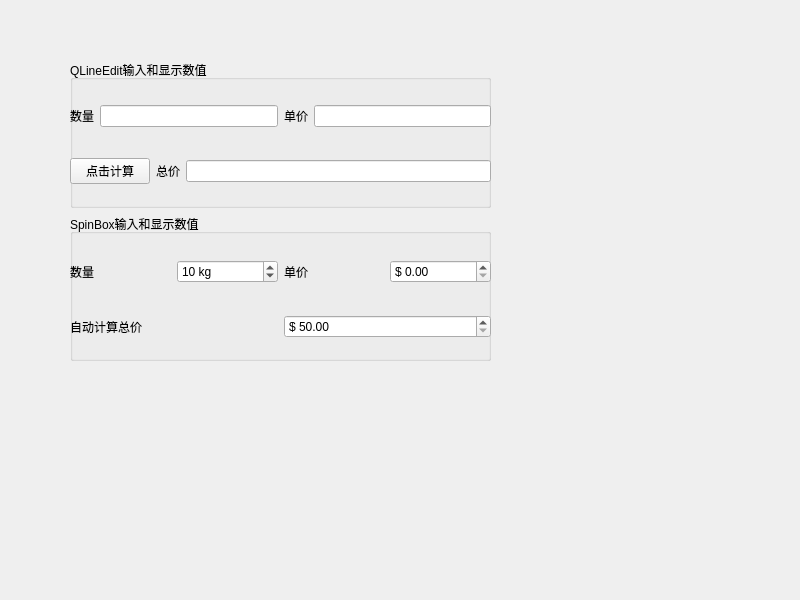
<?xml version="1.0" encoding="UTF-8"?>
<ui version="4.0">
 <class>SumPrice</class>
 <widget class="QWidget" name="SumPrice">
  <property name="geometry">
   <rect>
    <x>0</x>
    <y>0</y>
    <width>800</width>
    <height>600</height>
   </rect>
  </property>
  <property name="windowTitle">
   <string>SumPrice</string>
  </property>
  <widget class="QWidget" name="">
   <property name="geometry">
    <rect>
     <x>70</x>
     <y>60</y>
     <width>421</width>
     <height>301</height>
    </rect>
   </property>
   <layout class="QVBoxLayout" name="verticalLayout_3">
    <item>
     <widget class="QGroupBox" name="groupBox">
      <property name="title">
       <string>QLineEdit输入和显示数值</string>
      </property>
      <widget class="QWidget" name="">
       <property name="geometry">
        <rect>
         <x>0</x>
         <y>20</y>
         <width>421</width>
         <height>131</height>
        </rect>
       </property>
       <layout class="QVBoxLayout" name="verticalLayout">
        <item>
         <layout class="QHBoxLayout" name="horizontalLayout">
          <item>
           <widget class="QLabel" name="numlabel">
            <property name="text">
             <string>数量</string>
            </property>
           </widget>
          </item>
          <item>
           <widget class="QLineEdit" name="num"/>
          </item>
          <item>
           <widget class="QLabel" name="pricelabel">
            <property name="text">
             <string>单价</string>
            </property>
           </widget>
          </item>
          <item>
           <widget class="QLineEdit" name="price"/>
          </item>
         </layout>
        </item>
        <item>
         <layout class="QHBoxLayout" name="horizontalLayout_3">
          <item>
           <widget class="QPushButton" name="CalculateButton">
            <property name="text">
             <string>点击计算</string>
            </property>
           </widget>
          </item>
          <item>
           <layout class="QHBoxLayout" name="horizontalLayout_2">
            <item>
             <widget class="QLabel" name="sumpricelabel">
              <property name="text">
               <string>总价</string>
              </property>
             </widget>
            </item>
            <item>
             <widget class="QLineEdit" name="sumprice"/>
            </item>
           </layout>
          </item>
         </layout>
        </item>
       </layout>
      </widget>
     </widget>
    </item>
    <item>
     <widget class="QGroupBox" name="groupBox_2">
      <property name="title">
       <string>SpinBox输入和显示数值</string>
      </property>
      <widget class="QWidget" name="">
       <property name="geometry">
        <rect>
         <x>0</x>
         <y>20</y>
         <width>421</width>
         <height>131</height>
        </rect>
       </property>
       <layout class="QVBoxLayout" name="verticalLayout_2">
        <item>
         <layout class="QHBoxLayout" name="horizontalLayout_4">
          <item>
           <widget class="QLabel" name="numSpinBox">
            <property name="text">
             <string>数量</string>
            </property>
           </widget>
          </item>
          <item>
           <widget class="QSpinBox" name="numspinBox">
            <property name="suffix">
             <string> kg </string>
            </property>
            <property name="prefix">
             <string/>
            </property>
            <property name="maximum">
             <number>100</number>
            </property>
            <property name="singleStep">
             <number>0</number>
            </property>
            <property name="stepType">
             <enum>QAbstractSpinBox::AdaptiveDecimalStepType</enum>
            </property>
            <property name="value">
             <number>10</number>
            </property>
           </widget>
          </item>
          <item>
           <widget class="QLabel" name="priceSpinBox">
            <property name="text">
             <string>单价</string>
            </property>
           </widget>
          </item>
          <item>
           <widget class="QDoubleSpinBox" name="pricedoubleSpinBox">
            <property name="prefix">
             <string>$ </string>
            </property>
            <property name="minimum">
             <double>0.000000000000000</double>
            </property>
            <property name="maximum">
             <double>1000.000000000000000</double>
            </property>
           </widget>
          </item>
         </layout>
        </item>
        <item>
         <layout class="QHBoxLayout" name="horizontalLayout_5">
          <item>
           <widget class="QLabel" name="autocalculateSpinBox">
            <property name="text">
             <string>自动计算总价</string>
            </property>
           </widget>
          </item>
          <item>
           <widget class="QDoubleSpinBox" name="autocalpricedoubleSpinBox">
            <property name="prefix">
             <string>$ </string>
            </property>
            <property name="minimum">
             <double>50.000000000000000</double>
            </property>
            <property name="maximum">
             <double>10000000.000000000000000</double>
            </property>
           </widget>
          </item>
         </layout>
        </item>
       </layout>
      </widget>
     </widget>
    </item>
   </layout>
  </widget>
 </widget>
 <resources/>
 <connections/>
</ui>
